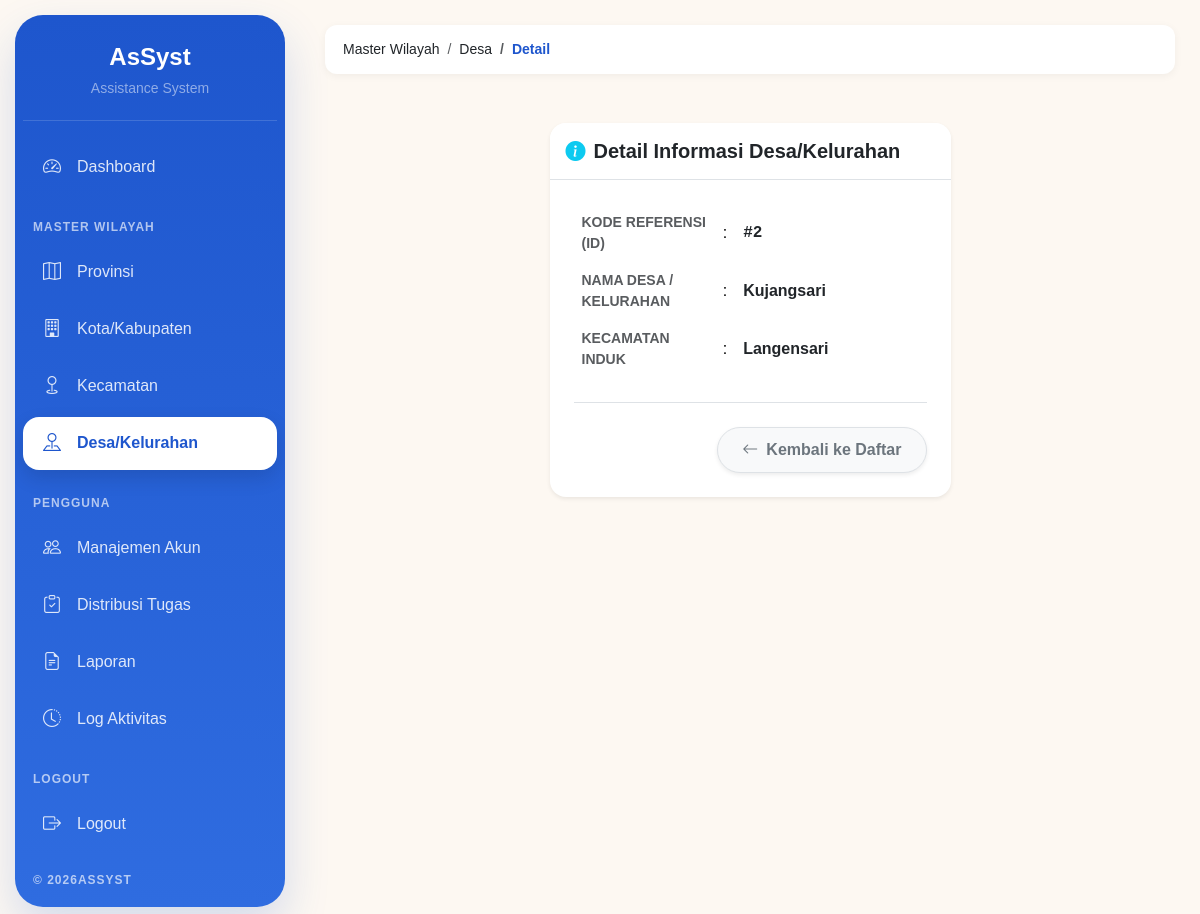
The page /index.php?page=desa-detail&id=2 (signed in) on the database its author committed.
### tables this page shows
CREATE TABLE `desa` (
  `id_desa` int(11) NOT NULL,
  `id_kecamatan` int(11) NOT NULL,
  `jenis` enum('Desa','Kelurahan') NOT NULL DEFAULT 'Desa',
  `nama_desa` varchar(100) NOT NULL
);

CREATE TABLE `kecamatan` (
  `id_kecamatan` int(11) NOT NULL,
  `id_kota` int(11) NOT NULL,
  `nama_kecamatan` varchar(100) NOT NULL
);

### controllers/DesaController.php (called while the page is built, shortened)
<?php
require_once 'models/Desa.php';
class DesaController
{
    private $desa;
    public function __construct($db)
    {
        $this->desa = new Desa($db);
    }
    public function detail($id)
    {
        $desa = $this->desa->find($id);
        include "views/layouts/app.php";
    }
}

### index.php (called while the page is built, shortened)
<?php
require_once 'routes/web.php';

### models/Desa.php (called while the page is built, shortened)
<?php
class Desa
{
    private $conn;
    private $table = "desa";
    public function __construct($db)
    {
        $this->conn = $db;
    }
    public function find($id)
    {
        $id = (int)$id;
        $query = mysqli_query(
            $this->conn,
            "
            SELECT
                d.*,
                kc.nama_kecamatan,
                k.id_kota,
                k.nama_kota,
                p.id_provinsi,
                p.nama_provinsi,
                (
                    SELECT COUNT(*)
                    FROM keluarga kg
                    WHERE kg.id_desa = d.id_desa
                ) AS total_keluarga
            FROM {$this->table} d
            INNER JOIN kecamatan kc
                ON kc.id_kecamatan = d.id_kecamatan
            INNER JOIN kota k
                ON k.id_kota = kc.id_kota
            INNER JOIN provinsi p
                ON p.id_provinsi = k.id_provinsi
            WHERE d.id_desa = '$id'
            "
        );
        return mysqli_fetch_assoc($query);
    }
}

### views/wilayah/desa/detail.php (the view)
<div class="container-fluid py-4 fade-up">
    <div class="row justify-content-center">
        <div class="col-lg-6 col-md-8">
            <div class="card border-0 shadow-sm" style="border-radius: 16px;">
                <div class="card-header bg-white py-3 border-bottom" style="border-radius: 16px 16px 0 0;">
                    <h5 class="fw-bold mb-0 text-dark"><i class="bi bi-info-circle-fill text-info me-2"></i>Detail Informasi Desa/Kelurahan</h5>
                </div>
                <div class="card-body p-4">
                    <div class="table-responsive">
                        <table class="table table-borderless align-middle mb-0">
                            <tr>
                                <td width="40%" class="text-muted fw-bold small py-2">KODE REFERENSI (ID)</td>
                                <td width="5%" class="py-2">:</td>
                                <td class="fw-bold text-dark py-2 font-monospace">#<?= htmlspecialchars($desa['id_desa']) ?></td>
                            </tr>
                            <tr>
                                <td class="text-muted fw-bold small py-2">NAMA DESA / KELURAHAN</td>
                                <td class="py-2">:</td>
                                <td class="fw-bold text-dark py-2"><?= htmlspecialchars($desa['nama_desa']) ?></td>
                            </tr>
                            <tr>
                                <td class="text-muted fw-bold small py-2">KECAMATAN INDUK</td>
                                <td class="py-2">:</td>
                                <td class="fw-bold text-dark py-2"><?= htmlspecialchars($desa['nama_kecamatan'] ?? 'Tidak Diketahui') ?></td>
                            </tr>
                        </table>
                    </div>
                    <div class="mt-4 pt-4 border-top d-flex justify-content-end">
                        <a href="?page=desa" class="btn btn-light rounded-pill px-4 fw-bold text-secondary border shadow-sm">
                            <i class="bi bi-arrow-left me-2"></i>Kembali ke Daftar
                        </a>
                    </div>
                </div>
            </div>
        </div>
    </div>
</div>

### assets/css/style.css (style rules this page uses)
:root { --primary:#1E56CD; --primary-dark:#1846A8; --primary-light:#EAF0FF; --background:#FDF8F2; --white:#FFFFFF; --success:#28A745; --danger:#DC3545; --warning:#FFC107; --info:#0DCAF0; --text:#212529; --text-muted:#6C757D; --border:#E9ECEF; --shadow-sm:0 2px 8px rgba(0,0,0,.05); --shadow-md:0 4px 16px rgba(0,0,0,.08); --radius:14px; --sidebar-width:260px; --transition:.3s ease; }
* { margin:0; padding:0; box-sizing:border-box; }
body { background:var(--background); font-family:'Poppins',sans-serif; color:var(--text); overflow-x:hidden; }
a { text-decoration:none; }
.card { border:none; border-radius:var(--radius); box-shadow:var(--shadow-sm); }
.card-header { background:white; border-bottom:1px solid var(--border); font-weight:600; }
.table { background:white; }
.table-responsive { border-radius:14px; overflow:hidden; }
.btn { border-radius:12px; padding:10px 18px; font-weight:500; }
.fade-up { animation:fadeUp .5s ease; }

### rows shown on the page
desa: id_desa "2", nama_desa "Kujangsari", id_kecamatan.nama_kecamatan "Langensari"

### other values the page prints
$item "Master Wilayah"
$item "Desa"
$item "Detail"
